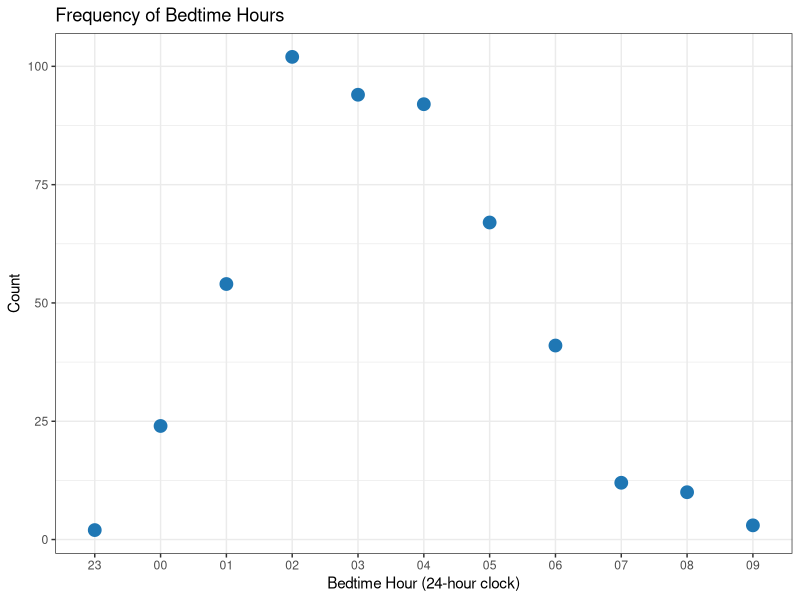
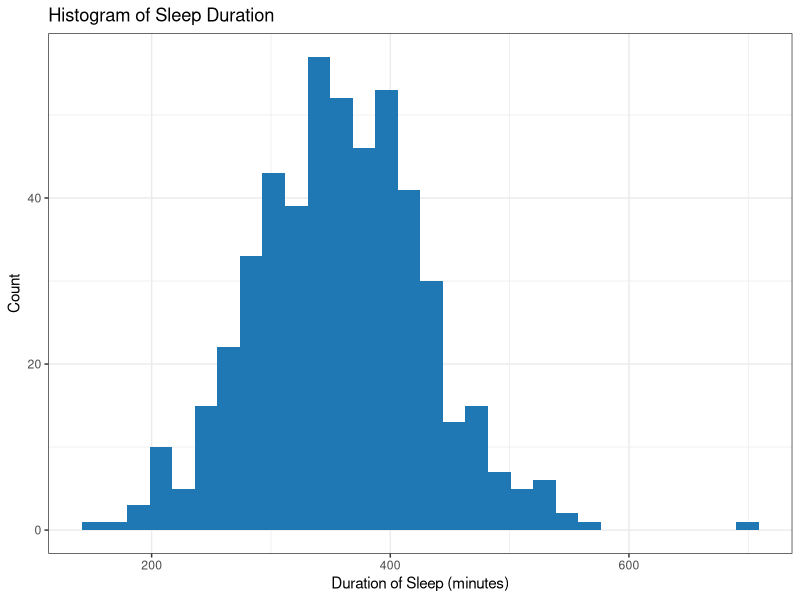
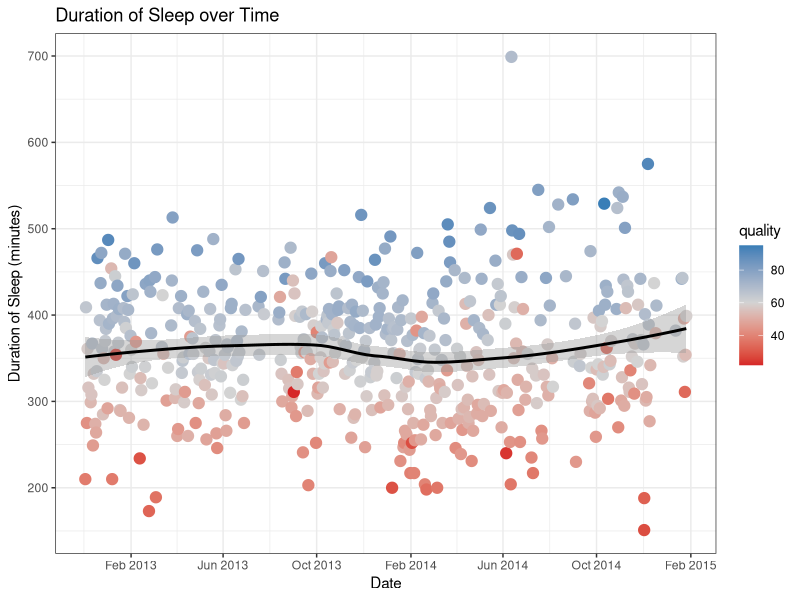
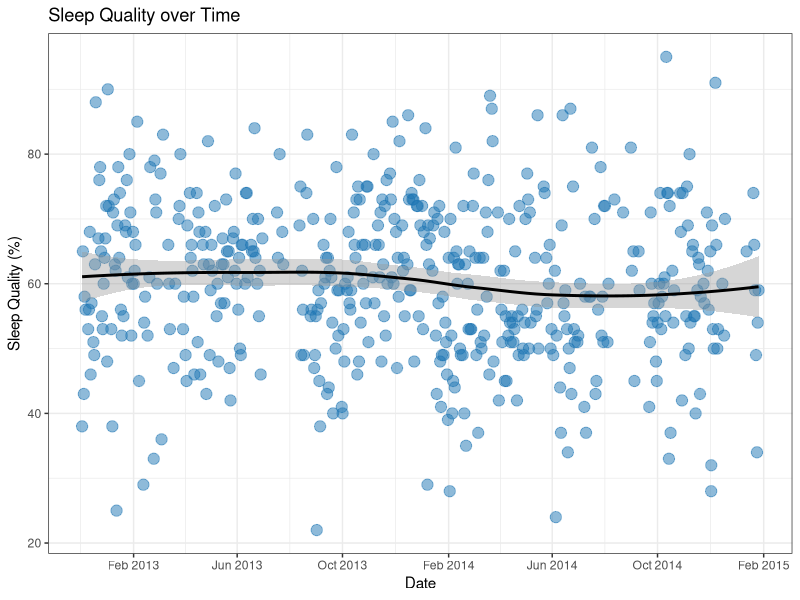
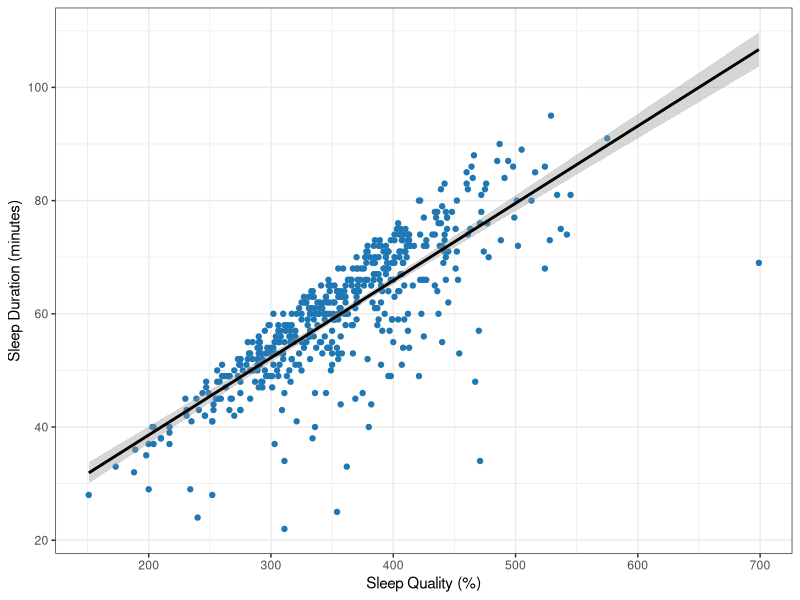

The R script that drew these images, in order:
library(ggplot2)
library(scales)
library(dplyr)
library(grid)

hoursToMinutes <- function(hours) {
    # converts character HH:MM data to total minutes
    # Args: 
    #   hours - a character vector in "HH:MM" format
    # Returns:
    #   elapsedMinutes - a numeric vector
    hoursMinutes <- strsplit(hours, split = ":")
    hours <- as.numeric(hoursMinutes[[1]][1])
    minutes <- as.numeric(hoursMinutes[[1]][2])
    
    elapsedMinutes <- hours * 60 + minutes
    elapsedMinutes
}
## PRE-PROCESSING

df <- read.csv("sleepdata.csv", sep = ";", stringsAsFactors = FALSE)
df <- df[1:4]
names(df) <- c("startTime", "endTime", "quality", "hours")
## convert variables to appropriate classes
df$startTime <- as.POSIXct(df$startTime)
df$endTime <- as.POSIXct(df$endTime)
df$quality <- as.numeric(gsub("%", "", df$quality))
df$minutes <- sapply(df$hours, hoursToMinutes, USE.NAMES = FALSE)
## remove observations before November 2012
df <- filter(df, format(startTime, "%Y-%m") > "2012-11")

## VISUALIZATIONS

## frequency of bedtime hours
bedtimeFreq <- table(format(df$start, "%H"))
bedtimeFreq <- c(bedtimeFreq[length(bedtimeFreq)], bedtimeFreq)
bedtimeFreq <- bedtimeFreq[-length(bedtimeFreq)]
timeLabels <- factor(names(bedtimeFreq), levels = names(bedtimeFreq))
bedtime <- data.frame(Count = bedtimeFreq, Time = timeLabels)

ggplot(bedtime, aes(Time, Count)) +
    geom_point(col = "#1f77b4", size = 4) +
    xlab("Bedtime Hour (24-hour clock)") +
    ggtitle("Frequency of Bedtime Hours") +
    theme_bw()

## frequency of sleep duration
ggplot(df, aes(minutes)) + 
    geom_histogram(fill = "#1f77b4") +
    ylab("Count") +
    xlab("Duration of Sleep (minutes)") +
    ggtitle("Histogram of Sleep Duration") +
    theme_bw()

## duration of sleep over time
ggplot(df, aes(startTime, minutes)) + 
    ## geoms
    geom_point(aes(col = quality),
               size = 3.5) + 
    geom_smooth(method = "loess",
                col = "black") +
    ## titles
    ylab("Duration of Sleep (minutes)") +
    xlab("Date") +
    ggtitle("Duration of Sleep over Time") +
    ## scales
    scale_color_gradient2(high = "#1f77b4",
                          mid = "light grey",
                          low = "#d62728",
                          midpoint = median(df$quality)) + 
    scale_x_datetime(breaks = "4 months", 
                     labels = date_format("%b %Y")) +
    theme_bw()

## sleep quality over time
ggplot(df, aes(startTime, quality)) + 
    ## geoms
    geom_point(col = "#1f77b4",
               alpha = 0.5, size = 3.5) + 
    geom_smooth(method = "loess",
                col = "black") +
    ## titles
    ylab("Sleep Quality (%)") +
    xlab("Date") +
    ggtitle("Sleep Quality over Time") +
    ## scales
    scale_x_datetime(breaks = "4 months", 
                     labels = date_format("%b %Y")) +
    theme_bw()

## relationship of sleep quality and duration
ggplot(df, aes(minutes, quality)) +
    geom_point(col = "#1f77b4" ) +
    stat_smooth(method = "lm",
                col = "black") +
    xlab("Sleep Quality (%)") +
    ylab("Sleep Duration (minutes)") +
    theme_bw()

## linear model of sleep quality on sleep duration
lmFit <- lm(quality ~ minutes, data = df)
summary(lmFit)
